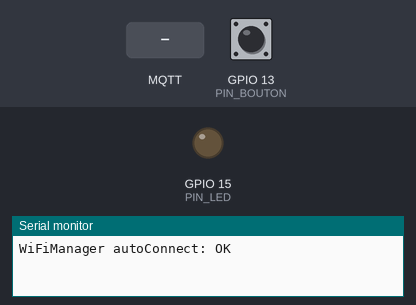
Simulated run of this sketch. Board: ESP8266 (NodeMCU). Parts: output pins drawn as LEDs (lit = HIGH), the last lines printed to the serial monitor. Inputs (shaded band) come from the test bench; at power-on: GPIO 13 (PIN_BOUTON) HIGH. WiFi joins after 1.5 s; servers stay silent unless stated; no MQTT or app messages arrive unless stated.

Above: at 2.7 s.
2.8 s: GPIO 13 (PIN_BOUTON) pulled LOW for 0.15 s
At 3.4 s:
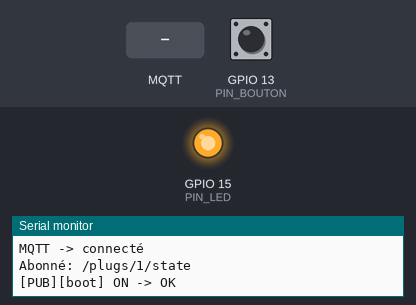
5.9 s: GPIO 13 (PIN_BOUTON) pulled LOW for 1 s
At 6.9 s:
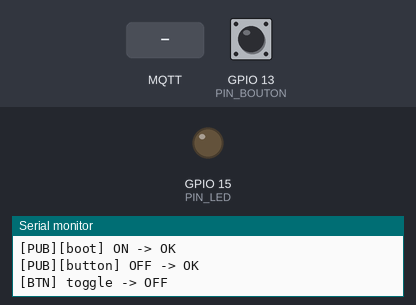
8.4 s: MQTT message "ON" arrives on the first subscribed topic
At 9.3 s:
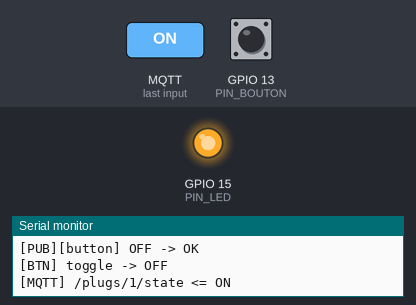
9.9 s: GPIO 13 (PIN_BOUTON) pulled LOW for 3.2 s
At 11.2 s:
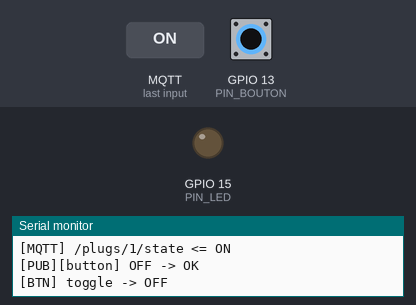
14.6 s: MQTT message "on" arrives on the first subscribed topic
At 15.3 s:
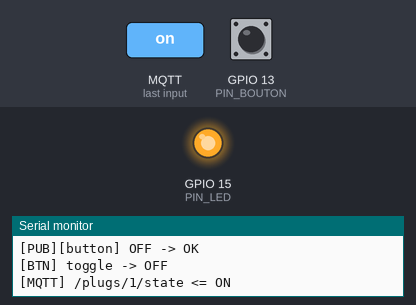
Timing chart, 0 to 17.1 s (numbered marks = the images above; inputs shaded):
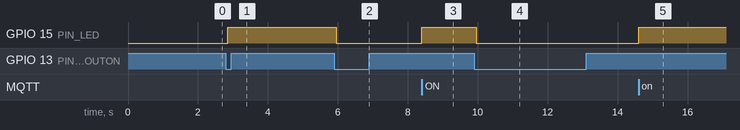

Measured:
- after the input at 2.8 s, GPIO 15 (PIN_LED): LOW → HIGH after 0.05 s
- after the input at 5.9 s, GPIO 15 (PIN_LED): HIGH → LOW after 0.05 s
- after the input at 8.4 s, GPIO 15 (PIN_LED): LOW → HIGH at once
- after the input at 9.9 s, GPIO 15 (PIN_LED): HIGH → LOW after 0.05 s
- after the input at 14.6 s, GPIO 15 (PIN_LED): LOW → HIGH at once

The sketch:

sae_esp12_mqtt_manager.ino
```cpp
#include <ESP8266WiFi.h>
#include <PubSubClient.h>
#include <WiFiManager.h>  // tzapu/WiFiManager

/* ==== PARAMÈTRES MQTT (WiFi sera géré par WiFiManager) ==== */
const char* MQTT_HOST     = "172.20.10.3";  // Broker privé
const uint16_t MQTT_PORT  = 1883;
const char* MQTT_USER     = "sacha";
const char* MQTT_PASS     = "sacha";

const char* TOPIC_PRISE   = "/plugs/1/state";   // ON / OFF (retained)
/* ========================================================= */

// Broches (selon ton montage)
const int PIN_BOUTON = 13;   // GPIO13 -> bouton vers GND
const int PIN_LED    = 15;   // GPIO15 -> LED -> résistance -> GND

WiFiClient espClient;
PubSubClient mqtt(espClient);
WiFiManager wm;

// Etat de la prise/LED
bool priseOn = false;

// Anti-rebond
bool lastBtnRaw = HIGH;                 // avec INPUT_PULLUP : HIGH = repos
bool lastBtnStable = HIGH;
unsigned long lastChangeMs = 0;
const unsigned long DEBOUNCE_MS = 50;

// Reconnexions non bloquantes
unsigned long lastMqttAttemptMs = 0;
const unsigned long MQTT_RETRY_MS = 3000;

bool handlingMqttMessage = false;

void applyOutput(bool on) {
  digitalWrite(PIN_LED, on ? HIGH : LOW);  // si LED active LOW, inverser ici
}

void publishState(const char* source = "local") {
  if (!mqtt.connected()) return;          // publie seulement si connecté
  if (handlingMqttMessage) return;        // évite l'écho
  const char* payload = priseOn ? "ON" : "OFF";
  bool ok = mqtt.publish(TOPIC_PRISE, payload, true); // retained
  Serial.print("[PUB]["); Serial.print(source); Serial.print("] ");
  Serial.print(payload); Serial.print(" -> ");
  Serial.println(ok ? "OK" : "FAIL");
}

void onMqttMessage(char* topic, byte* payload, unsigned int length) {
  String msg;
  msg.reserve(length+1);
  for (unsigned int i=0;i<length;i++) msg += (char)payload[i];
  msg.trim(); msg.toUpperCase();

  Serial.print("[MQTT] "); Serial.print(topic); Serial.print(" <= "); Serial.println(msg);

  if (String(topic) == TOPIC_PRISE) {
    if (msg == "STATUS?") {
      publishState("status-request");
      return;
    }

    bool newState;
    if (msg == "ON") newState = true;
    else if (msg == "OFF") newState = false;
    else { Serial.println("[WARN] payload attendu: ON/OFF"); return; }

    if (newState != priseOn) {
      handlingMqttMessage = true;
      priseOn = newState;
      applyOutput(priseOn);
      handlingMqttMessage = false;
      // pas de republication ici pour éviter boucle
    }
  }
}

void tryMqttConnect() {
  if (WiFi.status() != WL_CONNECTED || mqtt.connected()) return;
  unsigned long now = millis();
  if (now - lastMqttAttemptMs < MQTT_RETRY_MS) return;
  lastMqttAttemptMs = now;

  String clientId = String("ESP8266-PRISE-") + String(ESP.getChipId(), HEX);
  Serial.print("MQTT -> ");
  if (mqtt.connect(clientId.c_str(), MQTT_USER, MQTT_PASS)) {
    Serial.println("connecté");
    mqtt.subscribe(TOPIC_PRISE);
    Serial.print("Abonné: "); Serial.println(TOPIC_PRISE);
    publishState("boot");
  } else {
    Serial.print("échec (rc="); Serial.print(mqtt.state()); Serial.println(")");
  }
}

void setup() {
  Serial.begin(115200);
  pinMode(PIN_BOUTON, INPUT_PULLUP);
  pinMode(PIN_LED, OUTPUT);
  applyOutput(priseOn);

  // --- WiFiManager : portail de config non-bloquant ---
  WiFi.mode(WIFI_STA);
  wm.setClass("invert");                 // thème sombre sympa dans le portail
  wm.setConfigPortalBlocking(false);     // ne pas bloquer la loop
  wm.setConfigPortalTimeout(180);        // ferme le portail après 3 min sans action
  wm.setConnectTimeout(20);              // tentative STA max 20s
  // Démarre autoConnect : si des identifiants valides existent -> connexion;
  // sinon, lance le portail "PriseWifi-Setup" (AP + captive portal)
  bool ok = wm.autoConnect("PriseWifi-Setup");
  Serial.print("WiFiManager autoConnect: "); Serial.println(ok ? "OK" : "PORTAIL");

  // MQTT
  mqtt.setServer(MQTT_HOST, MQTT_PORT);
  mqtt.setCallback(onMqttMessage);
}

void loop() {
  // Laisse tourner le portail captive (non-bloquant)
  wm.process();

  // Quand le WiFi est connecté, on assure MQTT
  if (WiFi.status() == WL_CONNECTED) {
    if (!mqtt.connected()) tryMqttConnect();
    mqtt.loop();
  }

  // Lecture bouton + anti-rebond (fonctionne même sans WiFi/MQTT)
  bool btnRaw = digitalRead(PIN_BOUTON);
  unsigned long now = millis();

  if (btnRaw != lastBtnRaw) {
    lastChangeMs = now;
    lastBtnRaw = btnRaw;
  }
  if ((now - lastChangeMs) > DEBOUNCE_MS) {
    // front descendant stable (HIGH -> LOW)
    if (lastBtnStable == HIGH && lastBtnRaw == LOW) {
      priseOn = !priseOn;              // toggle
      applyOutput(priseOn);
      publishState("button");          // si MQTT up, pousse l’état
      Serial.print("[BTN] toggle -> "); Serial.println(priseOn ? "ON" : "OFF");
    }
    lastBtnStable = lastBtnRaw;
  }
}
```
